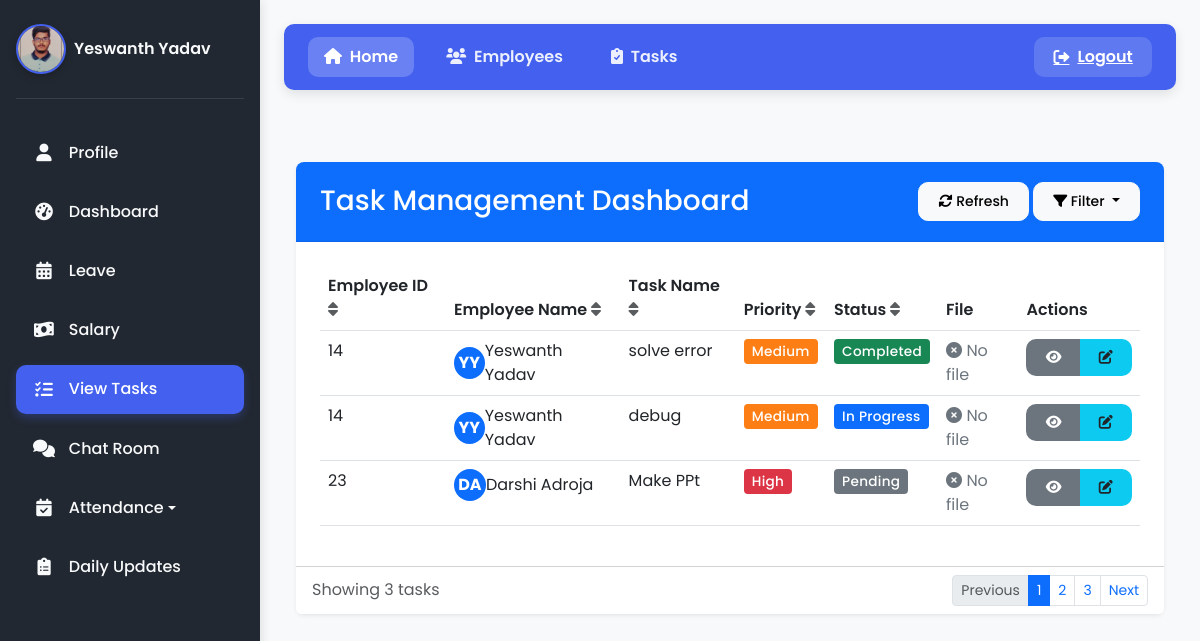
The page /view_tasks/ (signed in) on the database its author committed.
### emp_app/models.py (models this page shows, shortened)
class Employee(AbstractBaseUser, PermissionsMixin):
    GENDER_CHOICES = [
        ('Male', 'Male'),
        ('Female', 'Female'),
        ('Other', 'Other'),
    ]
    MARITAL_STATUS_CHOICES = [
        ('Single', 'Single'),
        ('Married', 'Married'),
        ('Divorced', 'Divorced'),
        ('Widowed', 'Widowed'),
    ]
    first_name = models.CharField(max_length=100, null=False)
    last_name = models.CharField(max_length=100)
    dept = models.ForeignKey(Department, on_delete=models.CASCADE)
    salary = models.IntegerField(default=0)
    bonus = models.IntegerField(default=0)
    role = models.ForeignKey(Role, on_delete=models.CASCADE)
    phone = models.IntegerField(default=0)
    hire_date = models.DateField(default=datetime.date.today)
    status = models.CharField(max_length=10, choices=[('Manager', 'Manager'), ('Employee', 'Employee')], default='Employee')
    email_address = models.EmailField(unique=True, default="temp@example.com")
    password = models.CharField(max_length=100, default="defaultpassword123")
    is_staff = models.BooleanField(default=False)
    is_active = models.BooleanField(default=True)
    date_of_birth = models.DateField(default=datetime.date(2004, 1, 1))
    gender = models.CharField(max_length=10, choices=GENDER_CHOICES, default='Male')
    marital_status = models.CharField(max_length=10, choices=MARITAL_STATUS_CHOICES, default='Single')
    profile_photo = models.ImageField(upload_to='profile_photos/', default='profile_photos/default.png')
    USERNAME_FIELD = 'email_address'
    REQUIRED_FIELDS = ['first_name', 'last_name']
    objects = EmployeeManager()

class Task_manager(models.Model):
    PRIORITY_CHOICES = [
        ('High', 'High'),
        ('Medium', 'Medium'),
        ('Low', 'Low'),
    ]
    task_name = models.CharField(max_length=100, null=False)
    task_description = models.TextField()
    task_start_date = models.DateField()
    task_end_date = models.DateField()
    task_priority = models.CharField(max_length=10, choices=PRIORITY_CHOICES)
    assigned_to = models.ForeignKey(Employee, on_delete=models.CASCADE)

### emp_app/views.py (the view)
# urls.py: path('view_tasks/', views.view_tasks, name='view_tasks'),
def view_tasks(request):
    tasks = Task_manager.objects.all()
    context = {
        'tasks': tasks
    }
    return render(request, 'view_tasks.html', context)

### emp_app/templates/view_tasks.html (shortened to what this page needs)
{% extends 'base.html' %}
{% block content %}
<div class="container py-5">
  <div class="card shadow-sm">
    <div class="card-header bg-primary text-white d-flex justify-content-between align-items-center">
      <h3 class="mb-0">Task Management Dashboard</h3>
      <div>
        <button class="btn btn-light btn-sm" id="refreshBtn">
          <i class="fas fa-sync-alt"></i> Refresh
        </button>
        <div class="dropdown d-inline-block ml-2">
          <button class="btn btn-light btn-sm dropdown-toggle" type="button" id="filterDropdown" data-toggle="dropdown" aria-haspopup="true" aria-expanded="false">
            <i class="fas fa-filter"></i> Filter
          </button>
        </div>
      </div>
    </div>
    <div class="card-body">
      <div class="table-responsive">
        <table class="table table-hover" id="taskTable">
          <thead class="bg-light">
            <tr>
              <th class="sortable" data-sort="id">
                Employee ID <i class="fas fa-sort text-muted ml-1"></i>
              </th>
              <th class="sortable" data-sort="name">
                Employee Name <i class="fas fa-sort text-muted ml-1"></i>
              </th>
              <th class="sortable" data-sort="task">
                Task Name <i class="fas fa-sort text-muted ml-1"></i>
              </th>
              <th class="sortable" data-sort="priority">
                Priority <i class="fas fa-sort text-muted ml-1"></i>
              </th>
              <th class="sortable" data-sort="status">
                Status <i class="fas fa-sort text-muted ml-1"></i>
              </th>
              <th>File</th>
              <th>Actions</th>
            </tr>
          </thead>
          <tbody>
            {% for task in tasks %}
            <tr class="task-row" data-status="{{ task.employee_task.task_status|lower }}">
              <td>{{ task.assigned_to.id }}</td>
              <td>
                <div class="d-flex align-items-center">
                  <div class="avatar-circle mr-2 bg-primary text-white">
                    {{ task.assigned_to.first_name|first }}{{ task.assigned_to.last_name|first }}
                  </div>
                  <span>{{ task.assigned_to.first_name }} {{ task.assigned_to.last_name }}</span>
                </div>
              </td>
              <td>{{ task.task_name }}</td>
              <td>
                {% if task.task_priority == 'High' %}
                <span class="badge badge-priority-high">High</span>
                {% elif task.task_priority == 'Medium' %}
                <span class="badge badge-priority-medium">Medium</span>
                {% else %}
                <span class="badge badge-priority-low">Low</span>
                {% endif %}
              </td>
              <td>
                {% if task.employee_task.task_status == 'Completed' %}
                <span class="badge badge-status-completed">Completed</span>
                {% elif task.employee_task.task_status == 'In Progress' %}
                <span class="badge badge-status-inprogress">In Progress</span>
                {% else %}
                <span class="badge badge-status-pending">Pending</span>
                {% endif %}
              </td>
              <td>
                {% if task.employee_task.file %}
                <a href="{{ task.employee_task.file.url }}" class="btn btn-sm btn-download" target="_blank">
                  <i class="fas fa-download mr-1"></i> Download
                </a>
                {% else %}
                <span class="no-file"><i class="fas fa-times-circle mr-1"></i> No file</span>
                {% endif %}
              </td>
              <td>
                <div class="btn-group">
                  <button type="button" class="btn btn-sm btn-view view-details" data-id="{{ task.id }}">
                    <i class="fas fa-eye"></i>
                  </button>
                  <button type="button" class="btn btn-sm btn-edit edit-task" data-id="{{ task.id }}">
                    <i class="fas fa-edit"></i>
                  </button>
                </div>
              </td>
            </tr>
            {% endfor %}
          </tbody>
        </table>
      </div>
    </div>
    <div class="card-footer bg-white">
      <div class="d-flex justify-content-between align-items-center">
        <div>
          <span class="text-muted">Showing {{ tasks|length }} tasks</span>
        </div>
        <div>
          <nav aria-label="Page navigation">
            <ul class="pagination pagination-sm mb-0">
              <li class="page-item disabled">
                <a class="page-link" href="#" tabindex="-1">Previous</a>
              </li>
              <li class="page-item active"><a class="page-link" href="#">1</a></li>
              <li class="page-item"><a class="page-link" href="#">2</a></li>
              <li class="page-item"><a class="page-link" href="#">3</a></li>
              <li class="page-item">
                <a class="page-link" href="#">Next</a>
              </li>
            </ul>
          </nav>
        </div>
      </div>
    </div>
  </div>
</div>
{% endblock %}

### emp_app/templates/base.html (shortened to what this page needs)
<!DOCTYPE html>
<html lang="en">
<head>
  <link href="https://cdn.jsdelivr.net/npm/bootstrap@5.3.0-alpha1/dist/css/bootstrap.min.css" rel="stylesheet">
  <link rel="stylesheet" href="https://cdnjs.cloudflare.com/ajax/libs/font-awesome/6.0.0/css/all.min.css">
</head>
<body>
  <div class="sidebar">
    <div class="sidebar-header d-flex align-items-center">
      {% if request.user.profile_photo %}
        <img src="{{ request.user.profile_photo.url }}" alt="Profile" class="rounded-circle sidebar-user-img">
      {% else %}
        <div class="avatar-circle bg-primary text-white sidebar-user-img d-flex align-items-center justify-content-center">
          {{ request.user.first_name|first }}{{ request.user.last_name|first }}
        </div>
      {% endif %}
      <span class="sidebar-user-name">{{ request.user.first_name }} {{ request.user.last_name }}</span>
    </div>
    <ul class="nav nav-pills flex-column mb-auto">
      <li class="nav-item">
        <a href="{% url 'profile_view' %}" class="nav-link" aria-current="page">
          <i class="fas fa-user"></i>
          <span>Profile</span>
        </a>
      </li>
      <li>
        <a href="{% url 'manager_dashboard' %}" class="nav-link">
          <i class="fas fa-tachometer-alt"></i>
          <span>Dashboard</span>
        </a>
      </li>
      <li>
        <a href="{% url 'manage_leaves' %}" class="nav-link">
          <i class="fas fa-calendar-alt"></i>
          <span>Leave</span>
        </a>
      </li>
      <li>
        <a href="{% url 'assign_salary' %}" class="nav-link">
          <i class="fas fa-money-bill-wave"></i>
          <span>Salary</span>
        </a>
      </li>
      <li>
        <a href="{% url 'view_tasks' %}" class="nav-link">
          <i class="fas fa-tasks"></i>
          <span>View Tasks</span>
        </a>
      </li>
      <li>
        <a href="{% url 'chat_room' room_name='general' %}" class="nav-link">
          <i class="fas fa-comments"></i>
          <span>Chat Room</span>
        </a>
      </li>
      <li class="nav-item dropdown">
        <a class="nav-link dropdown-toggle" href="#" data-bs-toggle="dropdown">
          <i class="fas fa-calendar-check"></i>
          <span>Attendance</span>
        </a>
      </li>
      <li>
        <a href="{% url 'view_employee_updates' %}" class="nav-link">
          <i class="fas fa-clipboard-list"></i>
          <span>Daily Updates</span>
        </a>
      </li>
    </ul>
  </div>
  <div class="main-content">
    <div class="navbar">
      <ul class="nav nav-pills" id="pillNav2" role="tablist">
        <li class="nav-item" role="presentation">
          <a href="{% url 'manager_dashboard' %}" class="nav-link active" id="home-tab2" role="tab" aria-selected="true">
            <i class="fas fa-home me-1"></i> Home
          </a>
        </li>
        <li class="nav-item" role="presentation">
          <a href="{% url 'all_emp' %}" class="nav-link" id="employees-tab2" role="tab" aria-selected="false">
            <i class="fas fa-users me-1"></i> Employees
          </a>
        </li>
        <li class="nav-item" role="presentation">
          <a href="{% url 'task' %}" class="nav-link" id="departments-tab2" role="tab" aria-selected="false">
            <i class="fas fa-clipboard-check me-1"></i> Tasks
          </a>
        </li>
      </ul>
      <a href="{% url 'logout' %}" class="close-btn">
        <i class="fas fa-sign-out-alt"></i> Logout
      </a>
    </div>
    {% block content %}{% endblock %}
  </div>
</body>
</html>

### emp_app/templates/base.html (style rules this page uses)
:root { --primary-color: #4361ee; --primary-hover: #3a56d4; --secondary-color: #3f37c9; --sidebar-bg: #222831; --sidebar-hover: #4361ee; --text-light: #f8f9fa; --text-dark: #212529; --header-bg: #4361ee; --card-bg: #ffffff; --content-bg: #f5f7fa; --border-radius: 10px; --transition: all 0.3s ease; --box-shadow: 0 4px 12px rgba(0, 0, 0, 0.1); --box-shadow-hover: 0 6px 16px rgba(0, 0, 0, 0.2); }
* { margin: 0; padding: 0; box-sizing: border-box; }
body { font-family: 'Poppins', sans-serif; background-color: var(--content-bg); display: flex; min-height: 100vh; color: var(--text-dark); }
.sidebar { width: 260px; background-color: var(--sidebar-bg); color: var(--text-light); padding: 1.5rem 1rem; height: 100vh; overflow-y: auto; position: fixed; box-shadow: 2px 0 10px rgba(0, 0, 0, 0.1); transition: var(--transition); z-index: 1000; }
.sidebar-header { padding-bottom: 1.5rem; border-bottom: 1px solid rgba(255, 255, 255, 0.1); margin-bottom: 1.5rem; }
.sidebar-user-img { width: 50px; height: 50px; object-fit: cover; border: 2px solid var(--primary-color); box-shadow: 0 3px 8px rgba(0, 0, 0, 0.2); transition: var(--transition); }
.sidebar-user-name { font-weight: 600; font-size: 1rem; margin-left: 0.5rem; white-space: nowrap; overflow: hidden; text-overflow: ellipsis; }
.sidebar .nav-pills { margin-top: 1rem; }
.sidebar .nav-link { color: var(--text-light); padding: 0.8rem 1rem; margin: 0.3rem 0; border-radius: var(--border-radius); font-weight: 500; display: flex; align-items: center; transition: var(--transition); }
.sidebar .nav-link i { margin-right: 0.8rem; font-size: 1.1rem; width: 24px; text-align: center; transition: var(--transition); }
.sidebar .nav-link.active { background-color: var(--primary-color); box-shadow: 0 4px 10px rgba(67, 97, 238, 0.3); }
.main-content { flex: 1; padding: 1.5rem; margin-left: 260px; min-height: 100vh; transition: var(--transition); }
.navbar { background-color: var(--header-bg); padding: 0.8rem 1.5rem; margin-bottom: 1.5rem; border-radius: var(--border-radius); box-shadow: var(--box-shadow); display: flex; justify-content: space-between; align-items: center; }
.navbar .nav-pills { display: flex; gap: 1rem; }
.navbar .nav-link { color: rgba(255, 255, 255, 0.9); padding: 0.5rem 1rem; border-radius: var(--border-radius); font-weight: 600; transition: var(--transition); }
.navbar .nav-link.active { background-color: rgba(255, 255, 255, 0.2); color: white; }
.navbar .close-btn { background-color: rgba(255, 255, 255, 0.15); color: white; border: none; padding: 0.5rem 1.2rem; font-weight: 600; cursor: pointer; border-radius: var(--border-radius); transition: var(--transition); display: flex; align-items: center; gap: 0.5rem; }
.card { background-color: var(--card-bg); border: none; border-radius: var(--border-radius); box-shadow: var(--box-shadow); margin-bottom: 1.5rem; transition: var(--transition); }
.card-header { background-color: transparent; border-bottom: 1px solid rgba(0, 0, 0, 0.08); padding: 1.25rem 1.5rem; font-weight: 600; }
.card-header:first-child { border-radius: var(--border-radius) var(--border-radius) 0 0; }
.card-body { padding: 1.5rem; }
.btn { padding: 0.5rem 1.2rem; border-radius: var(--border-radius); font-weight: 500; transition: var(--transition); }

### emp_app/templates/view_tasks.html (style rules this page uses)
body { background-color: #f8f9fa; }
.card { border: none; border-radius: 8px; }
.card-header { border-radius: 8px 8px 0 0 !important; }
.avatar-circle { width: 32px; height: 32px; border-radius: 50%; display: flex; align-items: center; justify-content: center; font-weight: bold; }
.sortable { cursor: pointer; }
.table th { border-top: none; font-weight: 600; }
.badge { font-size: 85%; padding: 0.4em 0.6em; font-weight: 500; border-radius: 4px; letter-spacing: 0.3px; }
.badge-priority-high { background-color: #dc3545; color: white; }
.badge-priority-medium { background-color: #fd7e14; color: white; }
.badge-status-completed { background-color: #198754; color: white; }
.badge-status-inprogress { background-color: #0d6efd; color: white; }
.badge-status-pending { background-color: #6c757d; color: white; }
.btn-view { background-color: #6c757d; color: white; border: none; }
.btn-edit { background-color: #0dcaf0; color: #212529; border: none; }
.no-file { color: #6c757d; }

### rows shown on the page
Employee: user.profile_photo (picture), user.first_name "Yeswanth", user.last_name "Yadav"
Task_manager: assigned_to.id "14", assigned_to.first_name|first "Y", assigned_to.last_name|first "Y", assigned_to.first_name "Yeswanth", assigned_to.last_name "Yadav", task_name "solve error", task_priority "Medium", shows "Completed", shows "No file"
Task_manager: assigned_to.id "14", assigned_to.first_name|first "Y", assigned_to.last_name|first "Y", assigned_to.first_name "Yeswanth", assigned_to.last_name "Yadav", task_name "debug", task_priority "Medium", shows "In Progress", shows "No file"
Task_manager: assigned_to.id "23", assigned_to.first_name|first "D", assigned_to.last_name|first "A", assigned_to.first_name "Darshi", assigned_to.last_name "Adroja", task_name "Make PPt", task_priority "High", shows "Pending", shows "No file"

### other values the page prints
{{ tasks|length }} "3"
